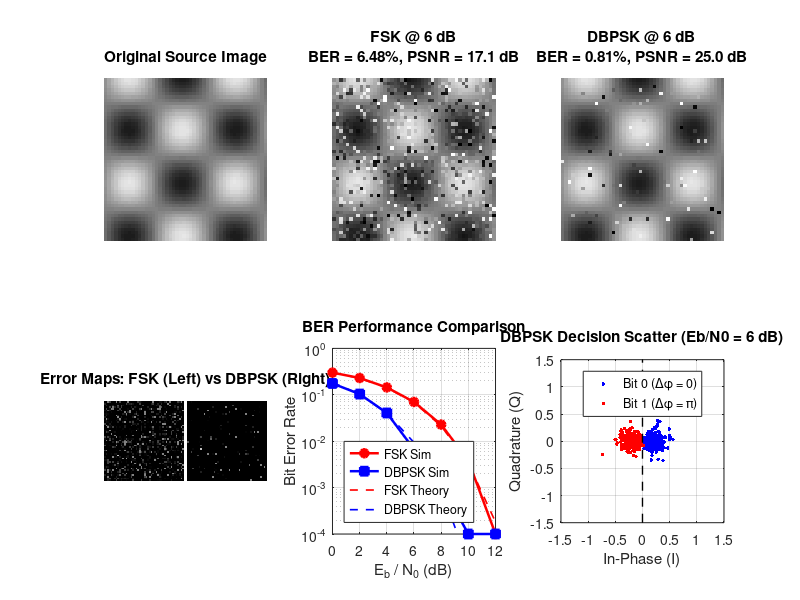

The MATLAB script that drew this image:
%% EXTENSION C: DBPSK MODULATION & COMPARISON AGAINST FSK
% Project: Acoustic Binary FSK Image Transmission
% Description: Implements Differential Binary Phase Shift Keying (DBPSK)
% and compares it with Binary FSK in terms of Bit Error Rate (BER),
% transmission speed, spectral occupancy, and reconstructed image quality.

function extension_c_dbpsk()
clc; close all;

fprintf('=================================================================\n');
fprintf('   EXTENSION C: DBPSK VS BINARY FSK COMPARISON                   \n');
fprintf('   Acoustic Transmission Performance, Speed, & Image Quality     \n');
fprintf('=================================================================\n\n');

%% ---------------- 1. Parameters ----------------
Fs          = 48000;      % sampling rate (Hz)
Rb_fsk      = 400;        % FSK bit rate (bps)
f0          = 2000;       % FSK mark frequency (Hz)
f1          = 3200;       % FSK space frequency (Hz)
sps_fsk     = Fs / Rb_fsk;% 120 samples/bit

fc_dbpsk    = 2500;       % DBPSK single carrier frequency (Hz)
Rb_dbpsk    = 400;        % DBPSK standard bit rate (bps)
sps_dbpsk   = Fs / Rb_dbpsk;

% Optional high-speed DBPSK rate (occupies same bandwidth as FSK)
Rb_dbpsk_fast = 800;      % 2x faster DBPSK bit rate (bps)

imgSize     = [48 48];    % 48x48 = 2304 pixels = 18432 bits
evalEbN0    = 6;          % Eb/N0 for visual image comparison (dB)

%% ---------------- 2. Image Loading & Bit Conversion ----------------
if exist('image.jpg', 'file')
    imgName = 'image.jpg';
elseif exist('image.png', 'file')
    imgName = 'image.png';
elseif exist('lion.jpg', 'file')
    imgName = 'lion.jpg';
else
    imgName = '';
end

if exist(imgName, 'file')
    imgRaw = imread(imgName);
    if size(imgRaw, 3) == 3
        imgRaw = uint8(0.2989*double(imgRaw(:,:,1)) + 0.5870*double(imgRaw(:,:,2)) + 0.1140*double(imgRaw(:,:,3)));
    end
    rIdx = round(linspace(1, size(imgRaw, 1), imgSize(1)));
    cIdx = round(linspace(1, size(imgRaw, 2), imgSize(2)));
    img = uint8(imgRaw(rIdx, cIdx));
else
    [X, Y] = meshgrid(1:imgSize(2), 1:imgSize(1));
    img = uint8(128 + 100*sin(X/5) .* cos(Y/5));
end

bits = reshape((dec2bin(img(:), 8) - '0').', [], 1);
nBits = numel(bits);

fprintf('Source Image: %d x %d (%d information bits)\n\n', imgSize(1), imgSize(2), nBits);

%% ---------------- 3. Spectral & Speed Metrics ----------------
% FSK requires band [f0 - Rb/2, f1 + Rb/2] -> approx 1600 Hz bandwidth
bw_fsk = (f1 - f0) + Rb_fsk; 
% DBPSK main lobe bandwidth is approx 2 * Rb -> 800 Hz bandwidth
bw_dbpsk = 2 * Rb_dbpsk;

duration_fsk = nBits / Rb_fsk;
duration_dbpsk = nBits / Rb_dbpsk;
duration_dbpsk_fast = nBits / Rb_dbpsk_fast;

fprintf('--- System Spectral and Speed Comparison ---\n');
fprintf('  Metric                       | Binary FSK       | DBPSK (1x)       | DBPSK (2x Speed)\n');
fprintf('  -----------------------------+------------------+------------------+------------------\n');
fprintf('  Carrier / Tone Frequencies   | 2000 & 3200 Hz   | 2500 Hz (Single) | 2500 Hz (Single) \n');
fprintf('  Bit Rate (bps)               | %-16d | %-16d | %-16d \n', Rb_fsk, Rb_dbpsk, Rb_dbpsk_fast);
fprintf('  Bandwidth Occupied (Hz)      | ~%-15d | ~%-15d | ~%-15d \n', bw_fsk, bw_dbpsk, 2*Rb_dbpsk_fast);
fprintf('  Spectral Efficiency (bps/Hz) | %-16.3f | %-16.3f | %-16.3f \n', Rb_fsk/bw_fsk, Rb_dbpsk/bw_dbpsk, Rb_dbpsk_fast/(2*Rb_dbpsk_fast));
fprintf('  Image TX Duration (sec)      | %-16.2f | %-16.2f | %-16.2f \n\n', duration_fsk, duration_dbpsk, duration_dbpsk_fast);

%% ---------------- 4. Image Transmission at Eb/N0 = 6 dB ----------------
fprintf('Transmitting image through AWGN channel at Eb/N0 = %d dB...\n', evalEbN0);

% --- FSK Simulation ---
tb_fsk = (0:sps_fsk-1)' / Fs;
s0 = sin(2*pi*f0*tb_fsk);
s1 = sin(2*pi*f1*tb_fsk);
E0 = exp(-1j*2*pi*f0*tb_fsk);
E1 = exp(-1j*2*pi*f1*tb_fsk);

bRow = bits.';
tx_fsk = s0*(1 - bRow) + s1*bRow;
sigP_fsk = 0.5;
noiseVar_fsk = (sigP_fsk * sps_fsk) / (2 * 10^(evalEbN0/10));
rx_fsk = tx_fsk + sqrt(noiseVar_fsk)*randn(size(tx_fsk));

e0 = abs(E0.' * rx_fsk);
e1 = abs(E1.' * rx_fsk);
rxBits_fsk = (e1 > e0).';

nErr_fsk = sum(bits ~= rxBits_fsk);
ber_fsk = nErr_fsk / nBits;

% --- DBPSK Simulation ---
tb_dbpsk = (0:sps_dbpsk-1)' / Fs;
carrier_dbpsk = cos(2*pi*fc_dbpsk*tb_dbpsk);
Ec_dbpsk = exp(-1j*2*pi*fc_dbpsk*tb_dbpsk);

% Differential encoding: d_k = d_{k-1} * (-1)^b_k
d = cumprod([1, (-1).^bits.']);
tx_dbpsk = zeros(sps_dbpsk, nBits + 1);
for k = 1:nBits+1
    tx_dbpsk(:, k) = d(k) * carrier_dbpsk;
end

sigP_dbpsk = 0.5;
noiseVar_dbpsk = (sigP_dbpsk * sps_dbpsk) / (2 * 10^(evalEbN0/10));
rx_dbpsk = tx_dbpsk + sqrt(noiseVar_dbpsk)*randn(size(tx_dbpsk));

% Differentially coherent demodulation
r_proj = Ec_dbpsk.' * rx_dbpsk;
z_diff = r_proj(2:end) .* conj(r_proj(1:end-1));
rxBits_dbpsk = (real(z_diff) < 0).';

nErr_dbpsk = sum(bits ~= rxBits_dbpsk);
ber_dbpsk = nErr_dbpsk / nBits;

% Reconstruct images
img_fsk   = bitsToImg(rxBits_fsk, imgSize);
img_dbpsk = bitsToImg(rxBits_dbpsk, imgSize);

% PSNR Calculation (base MATLAB)
psnr_fsk   = calculatePSNR(img, img_fsk);
psnr_dbpsk = calculatePSNR(img, img_dbpsk);

fprintf('Results at Eb/N0 = %d dB:\n', evalEbN0);
fprintf('  FSK:   Errors = %5d / %d | BER = %.4f (%.2f%%) | PSNR = %.2f dB\n', nErr_fsk, nBits, ber_fsk, ber_fsk*100, psnr_fsk);
fprintf('  DBPSK: Errors = %5d / %d | BER = %.4f (%.2f%%) | PSNR = %.2f dB\n\n', nErr_dbpsk, nBits, ber_dbpsk, ber_dbpsk*100, psnr_dbpsk);

%% ---------------- 5. BER vs SNR Sweep Comparison ----------------
ebnoSweep = 0:2:12;
ber_fsk_curve   = zeros(size(ebnoSweep));
ber_dbpsk_curve = zeros(size(ebnoSweep));
N_sweep = 20000;

fprintf('Sweeping BER vs Eb/N0 curve (0 to 12 dB)...\n');
for i = 1:numel(ebnoSweep)
    ebno_val = 10^(ebnoSweep(i)/10);
    testBits = randi([0 1], 1, N_sweep);
    
    % FSK
    tx_f = s0*(1 - testBits) + s1*testBits;
    nVar_f = (0.5 * sps_fsk) / (2 * ebno_val);
    rx_f = tx_f + sqrt(nVar_f)*randn(size(tx_f));
    dec_f = (abs(E1.'*rx_f) > abs(E0.'*rx_f));
    ber_fsk_curve(i) = sum(testBits ~= dec_f) / N_sweep;
    
    % DBPSK
    d_test = cumprod([1, (-1).^testBits]);
    tx_d = zeros(sps_dbpsk, N_sweep + 1);
    for k = 1:N_sweep+1
        tx_d(:, k) = d_test(k) * carrier_dbpsk;
    end
    nVar_d = (0.5 * sps_dbpsk) / (2 * ebno_val);
    rx_d = tx_d + sqrt(nVar_d)*randn(size(tx_d));
    proj_d = Ec_dbpsk.' * rx_d;
    z = proj_d(2:end) .* conj(proj_d(1:end-1));
    dec_d = (real(z) < 0);
    ber_dbpsk_curve(i) = sum(testBits ~= dec_d) / N_sweep;
end

%% ---------------- 6. Visualization ----------------
hFig = figure('Name', 'Extension C: DBPSK vs FSK Comparison', 'Color', 'w', 'Position', [100 80 1100 720]);

% Image 1: Original
subplot(2, 3, 1);
imshow(img); title('Original Source Image');

% Image 2: FSK Received
subplot(2, 3, 2);
imshow(img_fsk); 
title(sprintf('FSK @ %d dB\nBER = %.2f%%, PSNR = %.1f dB', evalEbN0, ber_fsk*100, psnr_fsk));

% Image 3: DBPSK Received
subplot(2, 3, 3);
imshow(img_dbpsk); 
title(sprintf('DBPSK @ %d dB\nBER = %.2f%%, PSNR = %.1f dB', evalEbN0, ber_dbpsk*100, psnr_dbpsk));

% Plot 4: Absolute Error Map Comparison
subplot(2, 3, 4);
errDiff = [abs(double(img) - double(img_fsk)), 255*ones(imgSize(1), 2), abs(double(img) - double(img_dbpsk))];
imshow(uint8(errDiff), []);
title('Error Maps: FSK (Left) vs DBPSK (Right)');

% Plot 5: BER vs Eb/N0 Curves
subplot(2, 3, 5);
semilogy(ebnoSweep, max(ber_fsk_curve, 1e-4), 'ro-', 'LineWidth', 1.8, 'MarkerFaceColor', 'r'); hold on;
semilogy(ebnoSweep, max(ber_dbpsk_curve, 1e-4), 'bs-', 'LineWidth', 1.8, 'MarkerFaceColor', 'b');
theory_fsk   = 0.5 * exp(-10.^(ebnoSweep/10) / 2);
theory_dbpsk = 0.5 * exp(-10.^(ebnoSweep/10));
semilogy(ebnoSweep, theory_fsk, 'r--', 'LineWidth', 1.2);
semilogy(ebnoSweep, theory_dbpsk, 'b--', 'LineWidth', 1.2);
grid on; xlabel('E_b / N_0 (dB)'); ylabel('Bit Error Rate');
title('BER Performance Comparison');
legend({'FSK Sim', 'DBPSK Sim', 'FSK Theory', 'DBPSK Theory'}, 'Location', 'southwest');
ylim([1e-4 1]);

% Plot 6: DBPSK Differential Phase Constellation
subplot(2, 3, 6);
z_norm = z_diff / max(abs(z_diff));
idx0 = find(bits == 0);
idx1 = find(bits == 1);
plot(real(z_norm(idx0(1:min(300, end)))), imag(z_norm(idx0(1:min(300, end)))), 'b.', 'MarkerSize', 8); hold on;
plot(real(z_norm(idx1(1:min(300, end)))), imag(z_norm(idx1(1:min(300, end)))), 'r.', 'MarkerSize', 8);
grid on; axis equal; xlim([-1.5 1.5]); ylim([-1.5 1.5]);
plot([0 0], [-1.5 1.5], 'k--', 'LineWidth', 1);
xlabel('In-Phase (I)'); ylabel('Quadrature (Q)');
title(sprintf('DBPSK Decision Scatter (Eb/N0 = %d dB)', evalEbN0));
legend({'Bit 0 (\Delta\phi = 0)', 'Bit 1 (\Delta\phi = \pi)'}, 'Location', 'north');

saveas(hFig, 'extension_c_results.png');
fprintf('Saved figure to "extension_c_results.png".\n');
end

%% ---------------- Helper Functions ----------------
function imgOut = bitsToImg(bVec, imgSize)
    bMat = reshape(bVec, 8, []).';
    pix = bMat * (2.^(7:-1:0))';
    imgOut = reshape(uint8(pix), imgSize);
end

function psnrVal = calculatePSNR(orig, rec)
    mse = mean((double(orig(:)) - double(rec(:))).^2);
    if mse == 0
        psnrVal = Inf;
    else
        psnrVal = 10 * log10((255^2) / mse);
    end
end
